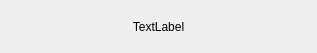
<?xml version="1.0" encoding="UTF-8"?>
<ui version="4.0">
 <class>AlarmDialog</class>
 <widget class="QDialog" name="AlarmDialog">
  <property name="geometry">
   <rect>
    <x>0</x>
    <y>0</y>
    <width>317</width>
    <height>53</height>
   </rect>
  </property>
  <property name="windowTitle">
   <string>Dialog</string>
  </property>
  <layout class="QGridLayout" name="gridLayout">
   <item row="0" column="0">
    <widget class="QLabel" name="label">
     <property name="text">
      <string>TextLabel</string>
     </property>
     <property name="alignment">
      <set>Qt::AlignCenter</set>
     </property>
    </widget>
   </item>
  </layout>
 </widget>
 <resources/>
 <connections/>
</ui>
